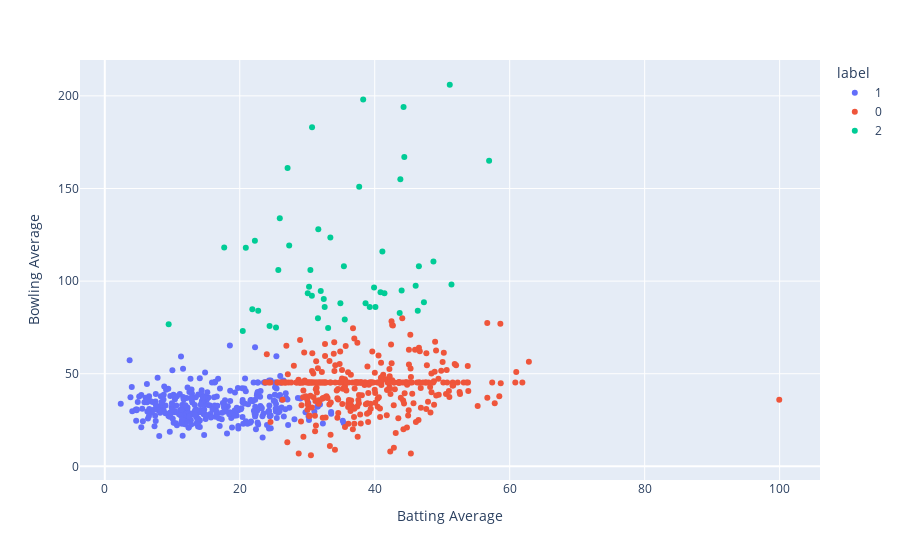

This figure's notebook cell:
### Code cell
px.scatter(all_men, x='Batting Average', y="Bowling Average", color='label', hover_data=['Innings Player'])

### Figure 1 — Plotly figure (JSON) as saved in the notebook; plotly's stock layout.template omitted (floating-point values rounded to 4 significant figures; data arrays with more than 128 entries replaced by an {"elided": "..."} marker saying what was removed)
{"data": [{"customdata": {"elided": "334x1 str values"}, "hovertemplate": "label=1<br>Batting Average=%{x}<br>Bowling Average=%{y}<br>Innings Player=%{customdata[0]}<extra></extra>", "legendgroup": "1", "marker": {"color": "#636efa", "symbol": "circle"}, "mode": "markers", "name": "1", "orientation": "v", "showlegend": true, "type": "scatter", "x": {"elided": "334 float values"}, "xaxis": "x", "y": {"elided": "334 float values"}, "yaxis": "y"}, {"customdata": {"elided": "340x1 str values"}, "hovertemplate": "label=0<br>Batting Average=%{x}<br>Bowling Average=%{y}<br>Innings Player=%{customdata[0]}<extra></extra>", "legendgroup": "0", "marker": {"color": "#EF553B", "symbol": "circle"}, "mode": "markers", "name": "0", "orientation": "v", "showlegend": true, "type": "scatter", "x": {"elided": "340 float values"}, "xaxis": "x", "y": {"elided": "340 float values"}, "yaxis": "y"}, {"customdata": [["AD Gaekwad"], ["AH Jones"], ["Alimuddin"], ["Alok Kapali"], ["Asad Shafiq"], ["Asif Mujtaba"], ["B Sutcliffe"], ["BB McCullum"], ["BP Nash"], ["CZ Harris"], ["D Ganga"], ["DL Houghton"], ["DR Flynn"], ["DR Martyn"], ["GC Smith"], ["GJ Rennie"], ["GN Yallop"], ["GP Howarth"], ["Hanif Mohammad"], ["Imran Farhat"], ["Imtiaz Ahmed"], ["J Blackwood"], ["JA Rudolph"], ["JB Hobbs"], ["JT Ikin"], ["KLT Arthurton"], ["KOA Powell"], ["KP Pietersen"], ["KR Rutherford"], ["KWR Fletcher"], ["M Leyland"], ["M Vijay"], ["MA Atherton"], ["MAK Pataudi"], ["ME Trescothick"], ["MJ Greatbatch"], ["MJK Smith"], ["ML Jaisimha"], ["MP Vaughan"], ["MR Ramprakash"], ["MW Gatting"], ["Mominul Haque"], ["NJ Contractor"], ["NT Paranavitana"], ["Qasim Umar"], ["RA Woolmer"], ["RG Sharma"], ["RT Robinson"], ["RW Morgan"], ["Rajin Saleh"], ["Rubel Hossain"], ["S Chanderpaul"], ["SM Gavaskar"], ["Saleem Malik"], ["Salman Butt"], ["TR Gripper"], ["TW Graveney"]], "hovertemplate": "label=2<br>Batting Average=%{x}<br>Bowling Average=%{y}<br>Innings Player=%{customdata[0]}<extra></extra>", "legendgroup": "2", "marker": {"color": "#00cc96", "symbol": "circle"}, "mode": "markers", "name": "2", "orientation": "v", "showlegend": true, "type": "scatter", "x": [30.08, 44.27, 25.37, 17.7, 39.26, 24.42, 40.1, 38.64, 33.42, 20.45, 25.71, 43.06, 25.95, 46.38, 48.7, 22.73, 41.13, 32.45, 43.99, 32, 29.28, 30.27, 35.43, 56.95, 20.9, 30.71, 26.81, 47.29, 27.09, 39.9, 46.07, 38.29, 37.7, 34.91, 43.8, 30.62, 31.64, 30.69, 41.44, 27.33, 35.56, 40.86, 31.59, 32.58, 36.63, 33.09, 46.54, 36.39, 22.24, 25.93, 9.464, 51.37, 51.12, 43.7, 30.47, 21.86, 44.38], "xaxis": "x", "y": [93.5, 194, 75, 118.2, 86, 75.75, 86, 88, 123.5, 73.12, 106, null, null, 84, 110.6, 84, 116, 90.33, 95, 94.67, null, 97, 108, 165, 118, 183, null, 88.6, 161, 96.5, 97.5, 198, 151, 88, 155, null, 128, 92.11, 93.5, 119.2, 79.25, 94, 80, 86, null, 74.75, 108, null, 121.8, 134, 76.78, 98.11, 206, 82.8, 106, 84.83, 167], "yaxis": "y"}], "layout": {"legend": {"title": {"text": "label"}, "tracegroupgap": 0}, "margin": {"t": 60}, "xaxis": {"anchor": "y", "domain": [0, 1], "title": {"text": "Batting Average"}}, "yaxis": {"anchor": "x", "domain": [0, 1], "title": {"text": "Bowling Average"}}}}
